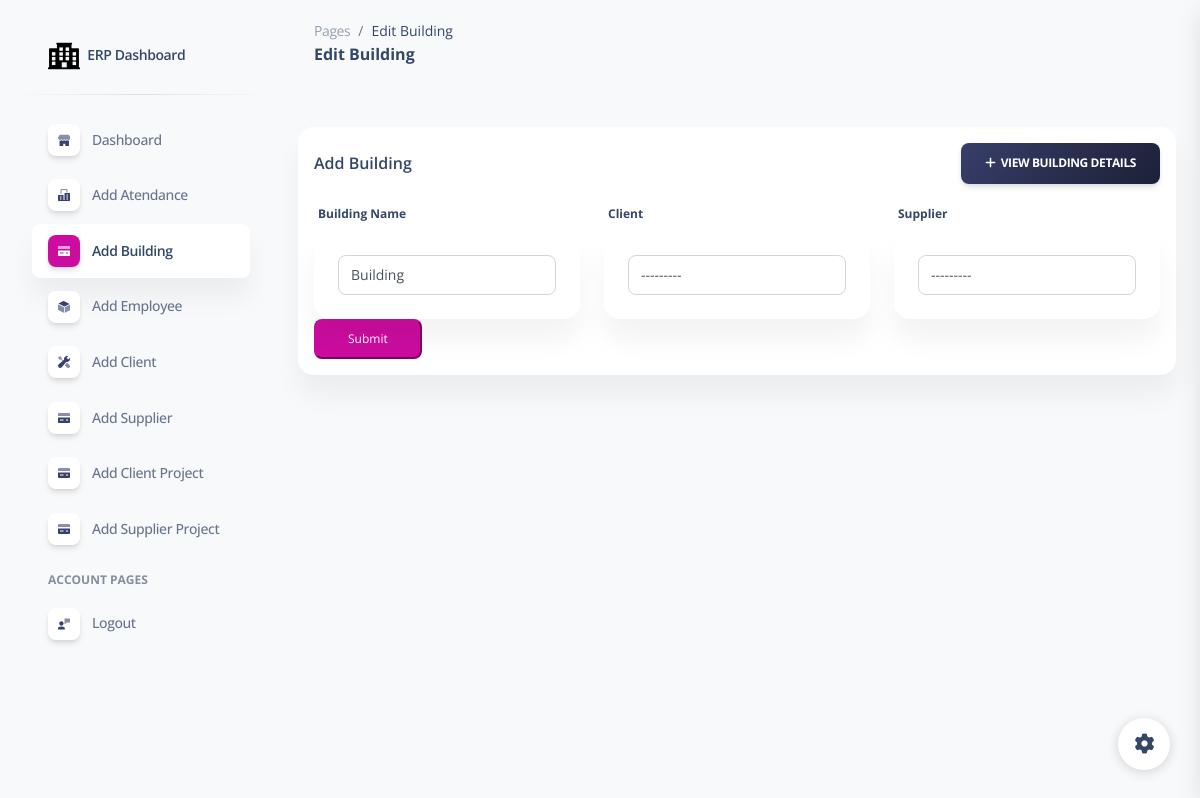
Screenshot of /edit_building/1/ (signed in) with the database file from the repository.
### erpapp/models.py (models this page shows, shortened)
class Building(models.Model):
    building_name = models.CharField(max_length=255)
    client = models.ForeignKey(Client, on_delete=models.CASCADE, null=True, blank=True)
    supplier = models.ForeignKey(Supplier, on_delete=models.CASCADE, null=True, blank=True)

### erpapp/views.py (the view)
# urls.py: path('edit_building/<int:building_id>/', edit_building, name='edit_building'),
@login_required
def edit_building(request, building_id):
    building = get_object_or_404(Building, pk=building_id)
    clients = Client.objects.all()
    suppliers = Supplier.objects.all()
    if request.method == 'POST':
        form = BuildingForm(request.POST, instance=building)
        if form.is_valid():
            form.save()
            return redirect('building_list')  # Change 'building_list' to your actual building list URL
    else:
        form = BuildingForm(instance=building)
    return render(request, 'edit_building.html', {'form': form, 'clients': clients, 'suppliers': suppliers, 'building': building})

### erpapp/forms.py
class BuildingForm(forms.ModelForm):
    class Meta:
        model = Building
        fields = ['building_name', 'client', 'supplier']
    def __init__(self, *args, **kwargs):
        super().__init__(*args, **kwargs)
        self.fields['client'].widget.attrs.update({'class': 'form-control'})
        self.fields['supplier'].widget.attrs.update({'class': 'form-control'})
        self.fields['building_name'].widget.attrs.update({'class': 'form-control'})

### erpapp/models.py (called while the page is built)
    def __str__(self):
        return self.clientname

    def __str__(self):
        return self.supplier_name

### erpapp/templates/edit_building.html (shortened to what this page needs)
{% extends 'base.html' %}
{% load static %}
{% block content %}
<!DOCTYPE html>
<html lang="en">
<head>
  <link href="{% static  'css/nucleo-icons.css' %}" rel="stylesheet" />
  <link href="{% static  'css/nucleo-svg.css' %}" rel="stylesheet" />
  <link href="{% static '/css/nucleo-svg.css' %}" rel="stylesheet" />
  <link id="pagestyle" href="{% static 'css/soft-ui-dashboard.css' %}" rel="stylesheet" />
</head>
<body class="g-sidenav-show  bg-gray-100">
  <aside class="sidenav navbar navbar-vertical navbar-expand-xs border-0 border-radius-xl my-3 fixed-start ms-3 " id="sidenav-main">
    <div class="sidenav-header">
      <a class="navbar-brand m-0" href="#" target="_blank">
        <img src="{% static '/img/logo-ct.png' %}" class="navbar-brand-img h-100" alt="main_logo">
        <span class="ms-1 font-weight-bold">ERP Dashboard</span>
      </a>
    </div>
    <hr class="horizontal dark mt-0">
    <div class="collapse navbar-collapse  w-auto  max-height-vh-100 h-100" id="sidenav-collapse-main">
      <ul class="navbar-nav">
        <li class="nav-item">
          <a class="nav-link" href="/">
            <div class="icon icon-shape icon-sm shadow border-radius-md bg-white text-center me-2 d-flex align-items-center justify-content-center">
            </div>
            <span class="nav-link-text ms-1">Dashboard</span>
          </a>
        </li>
        <li class="nav-item">
          <a class="nav-link  " href="/add_attendance">
            <div class="icon icon-shape icon-sm shadow border-radius-md bg-white text-center me-2 d-flex align-items-center justify-content-center">
            </div>
            <span class="nav-link-text ms-1">Add Atendance</span>
          </a>
        </li>
        <li class="nav-item">
          <a class="nav-link active " href="/add_building">
            <div class="icon icon-shape icon-sm shadow border-radius-md bg-white text-center me-2 d-flex align-items-center justify-content-center">
            </div>
            <span class="nav-link-text ms-1">Add Building</span>
          </a>
        </li>
        <li class="nav-item">
          <a class="nav-link" href="/add_employee">
            <div class="icon icon-shape icon-sm shadow border-radius-md bg-white text-center me-2 d-flex align-items-center justify-content-center">
            </div>
            <span class="nav-link-text ms-1">Add Employee</span>
          </a>
        </li>
        <li class="nav-item">
          <a class="nav-link  " href="/add_client">
            <div class="icon icon-shape icon-sm shadow border-radius-md bg-white text-center me-2 d-flex align-items-center justify-content-center">
            </div>
            <span class="nav-link-text ms-1">Add Client</span>
          </a>
        </li>
        <li class="nav-item">
          <a class="nav-link  " href="/add_supplier">
            <div class="icon icon-shape icon-sm shadow border-radius-md bg-white text-center me-2 d-flex align-items-center justify-content-center">
            </div>
            <span class="nav-link-text ms-1">Add Supplier</span>
          </a>
        </li>
        <li class="nav-item">
          <a class="nav-link  " href="/add_project">
            <div class="icon icon-shape icon-sm shadow border-radius-md bg-white text-center me-2 d-flex align-items-center justify-content-center">
            </div>
            <span class="nav-link-text ms-1">Add Client Project</span>
          </a>
        </li>
        <li class="nav-item">
          <a class="nav-link  " href="/supplierproject/add/">
            <div class="icon icon-shape icon-sm shadow border-radius-md bg-white text-center me-2 d-flex align-items-center justify-content-center">
            </div>
            <span class="nav-link-text ms-1">Add Supplier Project</span>
          </a>
        </li>
        <li class="nav-item mt-3">
          <h6 class="ps-4 ms-2 text-uppercase text-xs font-weight-bolder opacity-6">Account pages</h6>
        </li>
        <li class="nav-item">
          <a class="nav-link  " href="{% url 'logout' %}">
            <div class="icon icon-shape icon-sm shadow border-radius-md bg-white text-center me-2 d-flex align-items-center justify-content-center">
            </div>
            <span class="nav-link-text ms-1">Logout</span>
          </a>
        </li>
        </ul>
    </div>
  </aside>
<main class="main-content position-relative max-height-vh-100 h-100 mt-1 border-radius-lg ">
    <nav class="navbar navbar-main navbar-expand-lg px-0 mx-4 shadow-none border-radius-xl" id="navbarBlur" navbar-scroll="true">
      <div class="container-fluid py-1 px-3">
        <nav aria-label="breadcrumb">
          <ol class="breadcrumb bg-transparent mb-0 pb-0 pt-1 px-0 me-sm-6 me-5">
            <li class="breadcrumb-item text-sm"><a class="opacity-5 text-dark" href="javascript:;">Pages</a></li>
            <li class="breadcrumb-item text-sm text-dark active" aria-current="page">Edit Building</li>
          </ol>
          <h6 class="font-weight-bolder mb-0">Edit Building</h6>
        </nav>
      </div>
    </nav>
    <div class="container-fluid py-4">
      <div class="row">
        <div class="col-lg-12">
          <div class="row">
            <form method="post">
            <div class="col-md-12 mb-lg-0 mb-4">
              <div class="card mt-4">
                <div class="card-header pb-0 p-3">
                  <div class="row">
                    <div class="col-6 d-flex align-items-center">
                      <h6 class="mb-0">Add Building</h6>
                    </div>
                    <div class="col-6 text-end">
                      <a class="btn bg-gradient-dark mb-0" href="/building_list"><i class="fas fa-plus"></i>&nbsp;&nbsp;View Building Details</a>
                    </div>
                  </div>
                </div>
             <div class="card-body p-3">
        <div class="row">
            <div class="col-md-4 mb-md-0 mb-4">
                <label for="{{ form.building_name.id_for_label }}">Building Name</label>
                <div class="card card-body d-flex align-items-center">
                    {{ form.building_name }}
                </div>
            </div>
            <div class="col-md-4">
                <label for="{{ form.client.id_for_label }}">Client</label>
                <div class="card card-body d-flex align-items-center">
                    {{ form.client }}
                </div>
            </div>
            <div class="col-md-4">
                <label for="{{ form.supplier.id_for_label }}">Supplier</label>
                <div class="card card-body d-flex align-items-center">
                    {{ form.supplier }}
                </div>
            </div>
        </div>
        <button type='submit' class="btn-sm btn-primary">Submit</button>
    </form>
</div>
              </div>
            </div>
          </div>
{% endblock %}

### erpapp/static/css/nucleo-svg.css (style rules this page uses)
.icon { display: inline-block; color: #111111; height: 1em; width: 1em; }
.icon-sm { height: 0.8em; width: 0.8em; }
.icon { fill: currentColor; stroke: none; }

### rows the page displays
Building: building_name "Building", client "---------", supplier "---------"
